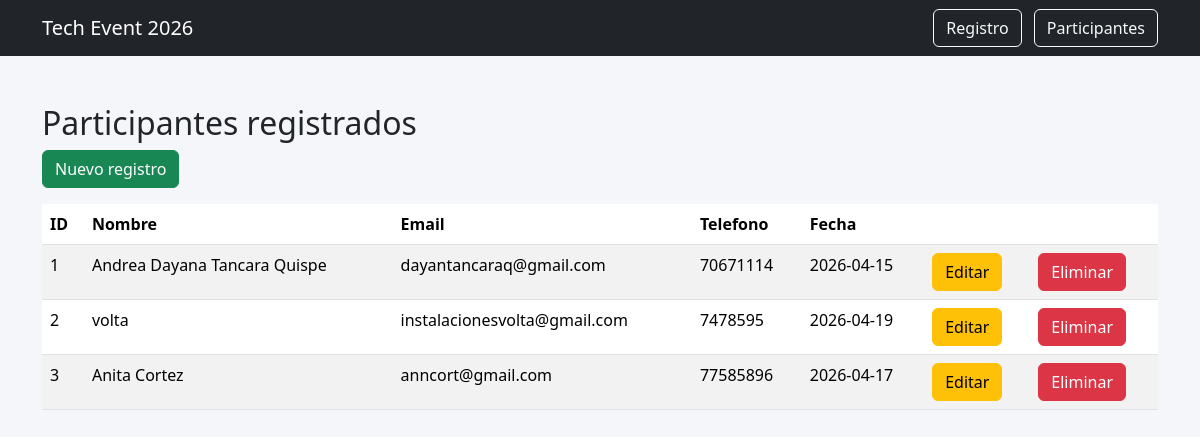
/participantes, run on an earlier commit of the app's database.
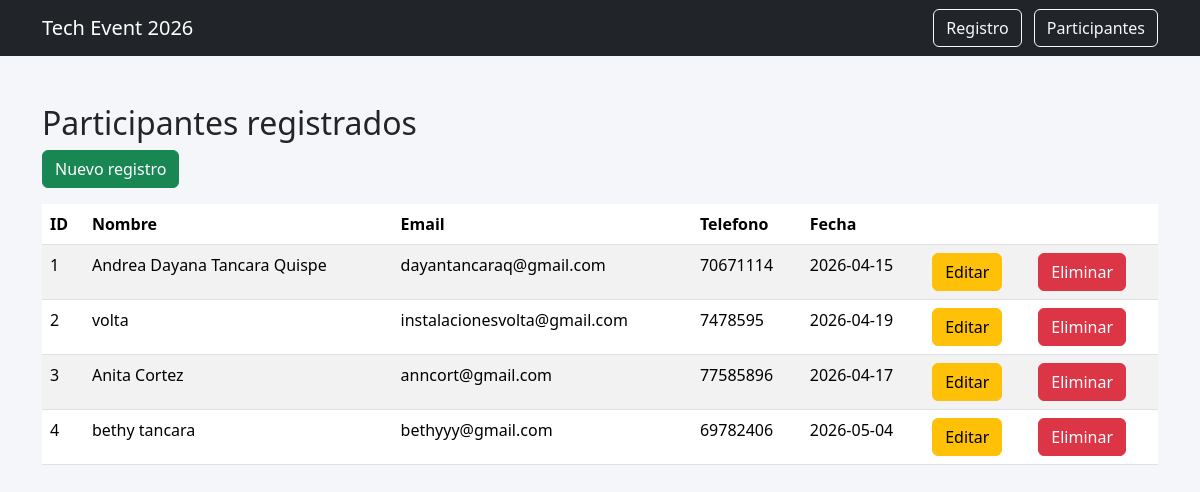
And on a later commit of the database.
### tables this page shows
CREATE TABLE participantes(

        id INTEGER PRIMARY KEY AUTOINCREMENT,
        nombre TEXT,
        email TEXT,
        telefono TEXT,
        fecha_registro TEXT

    );

### app.py (the view)
@app.route("/participantes")
def participantes():
    conn = sqlite3.connect("database.db")
    conn.row_factory = sqlite3.Row
    participantes = conn.execute("SELECT * FROM participantes").fetchall()
    return render_template("participantes.html",participantes=participantes)

### templates/participantes.html
{% extends "base.html" %}
{% block content %}
<h2>Participantes registrados</h2>
<a href="/registro" class="btn btn-success mb-3">
Nuevo registro
</a>
<table class="table table-striped">
<thead>
<tr>
<th>ID</th>
<th>Nombre</th>
<th>Email</th>
<th>Telefono</th>
<th>Fecha</th>
<th></th>
<th></th>
</tr>
</thead>
<tbody>
{% for p in participantes %}
<tr>
<td>{{ p.id }}</td>
<td>{{ p.nombre }}</td>
<td>{{ p.email }}</td>
<td>{{ p.telefono }}</td>
<td>{{ p.fecha_registro }}</td>
<td>
<a href="/editar/{{ p.id }}" class="btn btn-warning">
Editar
</a>
</td>
<td>
<a href="/eliminar/{{ p.id }}" class="btn btn-danger">
Eliminar
</a>
</td>
</tr>
{% endfor %}
</tbody>
</table>
{% endblock %}

### templates/base.html (shortened to what this page needs)
<!DOCTYPE html>
<html lang="es">
<head>
<link href="https://cdn.jsdelivr.net/npm/bootstrap@5.3.2/dist/css/bootstrap.min.css" rel="stylesheet">
<link rel="stylesheet" href="{{ url_for('static', filename='css/styles.css') }}">
</head>
<body>
<nav class="navbar navbar-expand-lg navbar-dark bg-dark">
<div class="container">
<a class="navbar-brand" href="/">Tech Event 2026</a>
<div>
<a class="btn btn-outline-light me-2" href="/registro">
Registro
</a>
<a class="btn btn-outline-light" href="/participantes">
Participantes
</a>
</div>
</div>
</nav>
<div class="container mt-5">
{% block content %}
{% endblock %}
</div>
</body>
</html>

### static/css/styles.css (style rules this page uses)
body { background:#f4f6f9; font-family: 'Segoe UI', Tahoma, Geneva, Verdana, sans-serif; }

What changed in the data, as far as the page shows it:
added participantes: id "4", nombre "bethy tancara", email "bethyyy@gmail.com", telefono "69782406", fecha_registro "2026-05-04"
